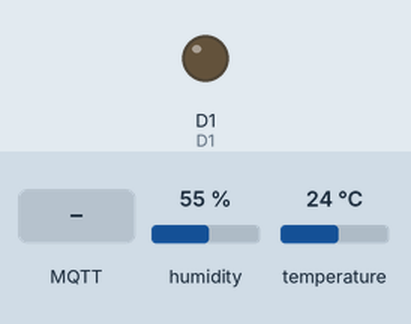
Recording of a sketch running on a simulated ESP8266 (NodeMCU). Parts: output pins drawn as LEDs (lit = HIGH). The inputs (shaded band) are chosen by the test bench; at power-on: humidity 55 %, temperature 24 °C. WiFi joins after 1.5 s; servers stay silent unless stated; uploads are accepted with an empty reply; no MQTT or app messages arrive unless stated; what the sketch prints to the serial monitor is not drawn.

Above: at 2.9 s.
3.0 s: MQTT message "ON" arrives on the first subscribed topic
At 3.8 s:
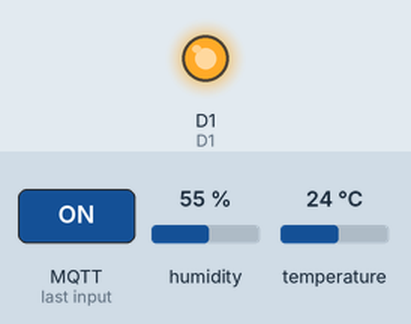
4.5 s: MQTT message "OFF" arrives on the first subscribed topic
At 6.1 s:
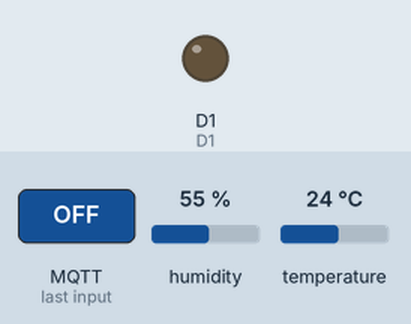
Timing chart, 0 to 7.6 s (numbered marks = the images above; inputs shaded):
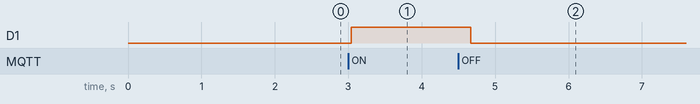

Measured:
- after the input at 3.0 s, D1: LOW → HIGH at once
- after the input at 4.5 s, D1: HIGH → LOW after 0.17 s

The sketch:

esp8266_MQTT_WebReq.ino
```cpp
#include "DHT.h"

#include <SoftwareSerial.h>

#include <ESP8266HTTPClient.h>
#include <ESP8266WiFi.h>
#include <PubSubClient.h>

#define TOPICO_SUBSCRIBE "lampReceiving"
#define TOPICO_PUBLISH   "lampSending"

#define ID_MQTT  "krpgdhec"

#define D0    16
#define D1    5
#define D2    4
#define D3    0
#define D4    2
#define D5    14
#define D6    12
#define D7    13
#define D8    15
#define D9    3
#define D10   1

#define DHTTYPE DHT11
#define DHTPIN D4

// DHT11
DHT dht(DHTPIN, DHTTYPE);

// WIFI
const char* SSID = "WIN-NE7NN0E6UGH 3672";
const char* PASSWORD = "12345678";

//const char* SSID = "WLL-Inatel";
//const char* PASSWORD = "inatelsemfio";

// MQTT
const char* BROKER_MQTT = "soldier.cloudmqtt.com";
int BROKER_PORT = 16838;
const char* mqttUser = "krpgdhec";
const char* mqttpassword = "1Us4LQZgRFWl";

//Variáveis e objetos globais
WiFiClient espClient;
PubSubClient MQTT(espClient);
String ventoinha = "0";
char Buf[50];

//Prototypes
void initSerial();
void initWiFi();
void initMQTT();
void reconectWiFi();
void mqtt_callback(char* topic, byte* payload, unsigned int length);
void VerificaConexoesWiFIEMQTT(void);
void webRequest();

// D9 (RX) e D10 (TX)
SoftwareSerial minhaSerial(D9 , D10);

//DHT dht11;

void setup()
{
  Serial.begin(9600);
  Serial.println("Hello");
  pinMode(D1, OUTPUT);
  digitalWrite(D1, LOW);
  initSerial();
  initWiFi();
  webRequest();
  initMQTT();
  dht.begin();
}

void initSerial()
{
  Serial.begin(9600);
}

void initWiFi()
{
  delay(10);
  Serial.println("------Conexao WI-FI------");
  Serial.print("Conectando-se na rede: ");
  Serial.println(SSID);
  Serial.println("Aguarde");

  reconectWiFi();
}

void initMQTT()
{
  MQTT.setServer(BROKER_MQTT, BROKER_PORT);
  MQTT.setCallback(mqtt_callback);
}

void reconnectMQTT()
{
  while (!MQTT.connected())
  {
    Serial.print("* Tentando se conectar ao Broker MQTT: ");
    Serial.println(BROKER_MQTT);
    if (MQTT.connect(ID_MQTT, mqttUser, mqttpassword))
    {
      Serial.println("Conectado com sucesso ao broker MQTT!");
      MQTT.subscribe(TOPICO_SUBSCRIBE);
    }
    else
    {
      Serial.println("Falha ao reconectar no broker.");
      /*Serial.println("Havera nova tentatica de conexao em 2s");*/
      delay(2000);
    }
  }
}

void reconectWiFi()
{
  if (WiFi.status() == WL_CONNECTED)
    return;

  WiFi.begin(SSID, PASSWORD);

  while (WiFi.status() != WL_CONNECTED)
  {
    delay(100);
    // Serial.print(".");
  }

  Serial.println();
  Serial.print("Conectado com sucesso na rede ");
  Serial.print(SSID);
  Serial.println("IP obtido: ");
  Serial.println(WiFi.localIP());
}

void VerificaConexoesWiFIEMQTT(void)
{
  if (!MQTT.connected())
    reconnectMQTT();

  reconectWiFi();
}

void mqtt_callback(char* topic, byte* payload, unsigned int length)
{
  String msg;

  for (int i = 0; i < length; i++)
  {
    char c = (char)payload[i];
    msg += c;
  }

  if (msg.equals("ON"))
  {
    digitalWrite(D1, HIGH);
    //Serial.println("1");
  }
  if (msg.equals("OFF")) {
    digitalWrite(D1, LOW);
  }

}

void EnviaEstadoOutputMQTT(void)
{
  MQTT.publish(TOPICO_PUBLISH, Buf);
}

String leStringSerial() {
  String conteudo = "";
  char caractere;

  while (Serial.available() > 0) {
    caractere = Serial.read();
    // Serial.println(caractere);
    if (caractere != '#') {
      conteudo.concat(caractere);
    }
    delay(10);
  }

  // Serial.println(conteudo);
  return conteudo;
}

void webRequest() {

  Serial.println("Web Request");

  int httpCode = 1;
  if (WiFi.status() == WL_CONNECTED && httpCode != 200) { //Check WiFi connection status

    HTTPClient http;    //Declare object of class HTTPClient

    http.begin("http://10.0.29.59:8080/device");      //Specify request destination
    //http.begin("http://" + String(SSID) + ":8080/device");      //Specify request destination
    http.addHeader("Content-Type", "application/json");  //Specify content-type header

    httpCode = http.POST("{\"name\":\"Lamp\",\"type\":\"lamp\",\"subscriptionTopic\":\"lampReceiving\",\"publishingTopic\":\"lampSending\",\"turnOn\":\"ON\",\"turnOff\":\"OFF\"}");   //Send the request

    String payload = http.getString();                  //Get the response payload

    Serial.println(httpCode);   //Print HTTP return code
    Serial.println(payload);    //Print request response payload

    http.end();  //Close connection

  } else {

    Serial.println("Error in WiFi connection");

  }
}


void loop()
{

  float h = dht.readHumidity();
  // Read temperature as Celsius (the default)
  float t = dht.readTemperature();


  // Check if any reads failed and exit early (to try again).
  if (isnan(h) || isnan(t)) {
    Serial.println(F("Failed to read from DHT sensor!"));
    return;
  }

  // Compute heat index in Celsius (isFahreheit = false)
  float hic = dht.computeHeatIndex(t, h, false);

  String json = String("{\"humidity\": \"") + String(h) + String("%\", \"temperature\": \"") + String(t) + String("°C\"}\"");

  VerificaConexoesWiFIEMQTT();

  MQTT.loop();

  json.toCharArray(Buf, 50);
  EnviaEstadoOutputMQTT();
  delay(200);

}
```
